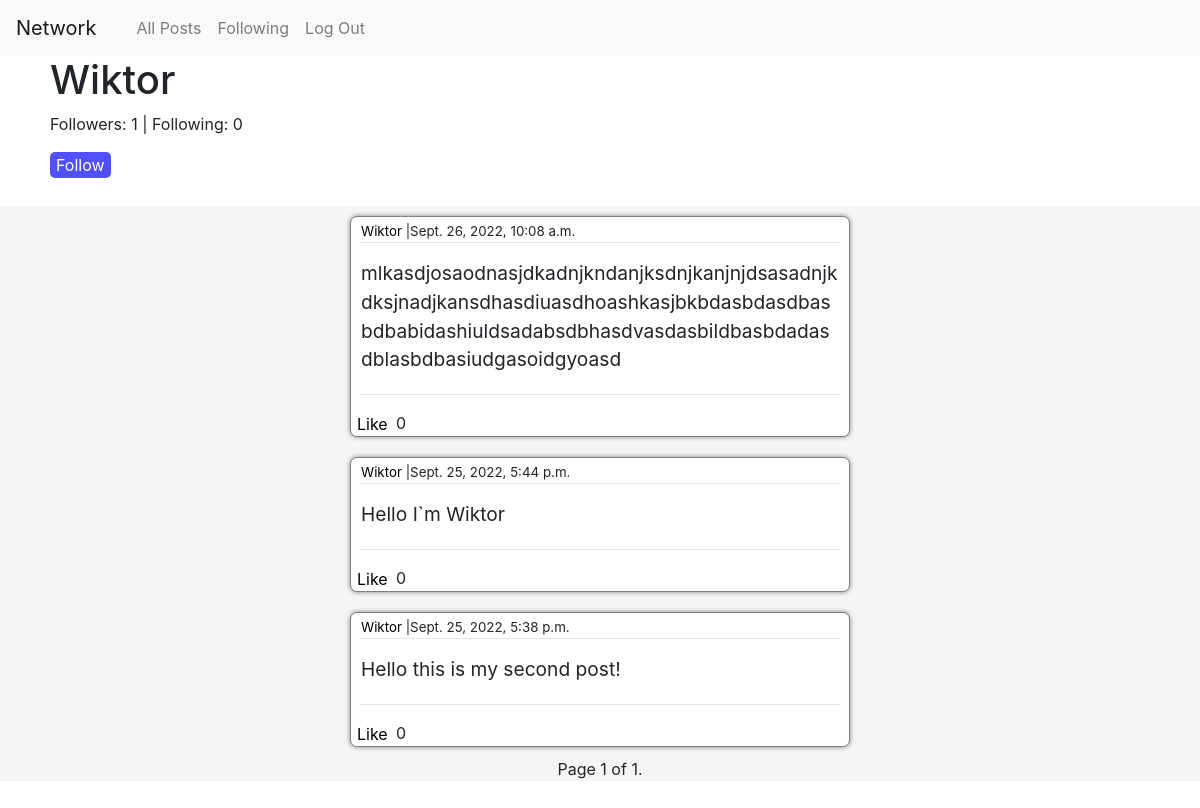
The app's page /profile/1 with its own data.
### network/models.py (models this page shows)
class User(AbstractUser):
    is_following = models.ManyToManyField('self', symmetrical=False, related_name='followed_by')
    followers = models.ManyToManyField('self', symmetrical=False)
    def __str__(self):
        return f'{self.username}'

class Post(models.Model):
    poster = models.ForeignKey(User, on_delete=models.CASCADE, related_name='posts')
    timestamp = models.DateTimeField(auto_now_add=True)
    body = models.TextField(max_length=300)
    likes = models.PositiveIntegerField(default=0)

### network/views.py (the view, shortened to what this page needs)
# urls.py: path("profile/<str:user_id>", views.profile_page, name="profile"),
def profile_page(request, user_id):
    user = User.objects.get(id=user_id)
    followers = len(user.followers.all())
    following = len(user.is_following.all())
    posts = user.posts.all().order_by('-timestamp')
    paginator = Paginator(posts, 10)
    page_number = request.GET.get('page')
    page_obj = paginator.get_page(page_number)
    same_user = False
    if request.user == user:
        same_user = True
    if request.user in user.followers.all():
        follow = True
    else:
        follow = False
    context = {
        'user':user,
        'followers':followers,
        'following':following,
        'follow':follow,
        'same_user': same_user,
        'page_obj':page_obj
    }
    return render(request, 'network/profile.html', context)

### network/templates/network/profile.html (shortened to what this page needs)
{% extends "network/layout.html" %}
{% block body %}
<div class='profile_info'>
<h1>{{user.username}}</h1>
<p>Followers: {{followers}} | Following: {{following}}</p>
{% if not same_user %}
  {% if follow %}
  {% csrf_token %}
  <button class='follow_button'>Unfollow</button>
  {% else %}
  <button class='follow_button'>Follow</button>
  {% endif %}
{% endif %}
</div>
<div id='feed'>
{% for post in page_obj %}
  <div class='post'>
      <div class='poster'>
          <p class='poster_text'>
          <a href='{% url 'profile'  post.poster.id %}' class='profile_link'>{{post.poster}}</a>
          |{{post.timestamp}}
          </p>
      </div>
      <hr>
      <div class='post_body'>
          <p class='post_body_text'>{{post.body}}
      </div>
      <hr>
      <div class='post_likes'>
          <button class='like_button' id='like_button_'>Like</button>
          <p class='likes'>{{post.likes}}</p>
      </div>
  </div>
{% endfor %}
<div class="pagination">
  <span class="step-links">
      <span class="current">
          Page {{ page_obj.number }} of {{ page_obj.paginator.num_pages }}.
      </span>
  </span>
</div>
</div>
{% endblock %}

### network/static/network/styles.css (style rules this page uses)
hr { margin-top:0 }
#feed { padding:0 300px 0 300px; justify-content: center; align-items: center; display: flex; flex-direction: column; background-color: whitesmoke; margin-bottom: 100px; }
.post { background-color: white; box-shadow:0 0 5px gray; width:500px; height:auto; min-height: 100px; margin:10px; overflow-wrap: break-word; padding: 5px 10px 0 10px; border-radius:7px; border: 1px solid gray; }
.poster { font-size: smaller; margin-bottom: none; }
.poster_text { margin-bottom: 0; }
.post_body { font-size: larger; }
.post_body_text { margin: 0 0 20px 0; }
.post_likes { bottom:0px; height:25px; position:relative; display:flex; flex-direction: row; margin-top:0; }
.like_button { height:25px; border:none; border-radius:0 5px 0 5px; position:absolute; left:-10px; background-color: transparent; transition-duration: 0.5s; }
.likes { position:absolute; left:30px; padding-left:5px; }
.profile_link { color:black; transition-duration: 0.5s; }
.profile_info { display:block; height: 150px; width:100%; padding: 0 50px 0 50px; }
.follow_button { border: none; border-radius: 5px; background-color: rgb(80, 80, 255); color: white; transition-duration: 0.5s; }

### records on screen
User: username "Wiktor"
Post: poster "Wiktor", timestamp "Sept. 26, 2022, 10:08 a.m.", body "mlkasdjosaodnasjdkadnjkndanjksdnjkanjnjdsasadnjkdksjnadjkansdhasdiuasdhoashkasjbkbdasbdasdbasbdbabidashiuldsadabsdbhasdvasdasbildbasbdadasdblasbdbasiudgasoidgyoasd", likes "0"
Post: poster "Wiktor", timestamp "Sept. 25, 2022, 5:44 p.m.", body "Hello I`m Wiktor", likes "0"
Post: poster "Wiktor", timestamp "Sept. 25, 2022, 5:38 p.m.", body "Hello this is my second post!", likes "0"

### other values on screen
{{ followers }} "1"
{{ following }} "0"
{{ page_obj.number }} "1"
{{ page_obj.paginator.num_pages }} "1"
